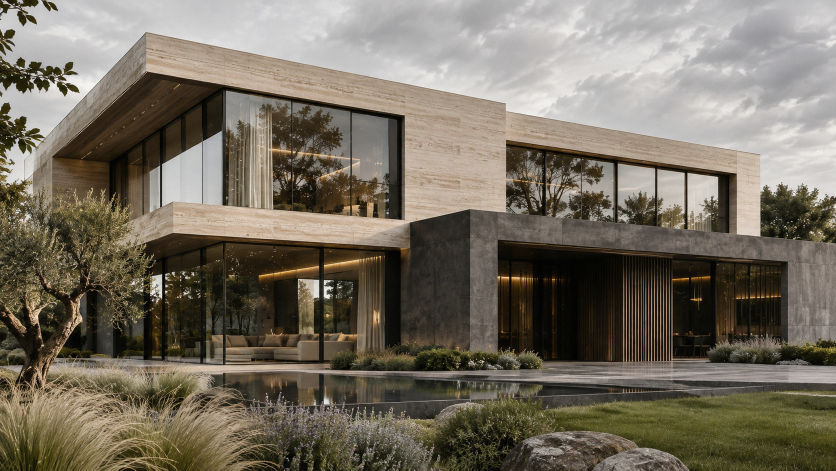
#> input picture assets/residence-render.jpg, 1672 x 941 px (shown at 1/2 size)
$ python make-sketchup-demo.py
#> lines starting #> are read from the running program, lines starting #| are printed output that depends on the picture; after the words box and inside, x2 and y2 are one past the last pixel; in counts of white or black regions, pixels touching at a corner belong together
#!/usr/bin/env python3
"""Pixel-aligned SketchUp-style source from the exact demo After image.
Geometry, roof position, pool and all pixel coordinates stay fixed.
This is a photographic stylization, not an SKP export.
"""
from pathlib import Path
from PIL import Image
import cv2
import numpy as np

ROOT=Path(__file__).resolve().parents[1]
src=cv2.imread(str(ROOT/'assets/residence-render.jpg'))
#> src is the input picture: shape (941, 1672, 3); mean B, G, R 97, 110.7, 118.2
if src is None:
    raise SystemExit('Missing approved After image')
h,w=src.shape[:2]
#> h = 941; w = 1672
small=cv2.resize(src,(w//2,h//2),interpolation=cv2.INTER_AREA)
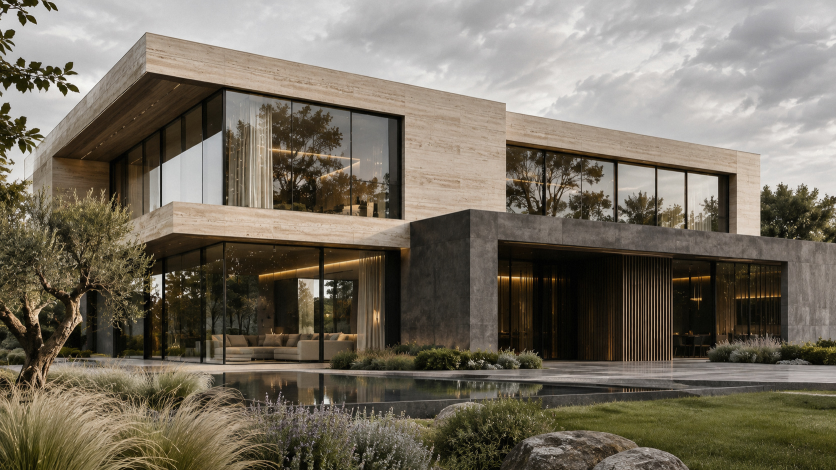
#> small: shape (470, 836, 3); mean B, G, R 97, 110.7, 118.2
smooth=cv2.bilateralFilter(small,9,45,42)
smooth=cv2.bilateralFilter(smooth,9,35,40)
flat=cv2.resize(smooth,(w,h),interpolation=cv2.INTER_CUBIC)
lab=cv2.cvtColor(flat,cv2.COLOR_BGR2LAB).astype(np.float32)
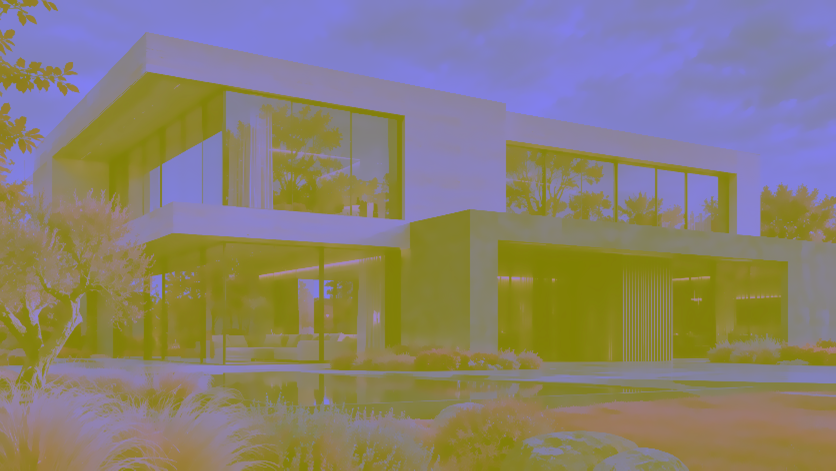
#> lab: shape (941, 1672, 3) float32 (shown at 1/2 size); mean B, G, R 116.4, 128.5, 136.6
lab[:,:,0]=np.clip(lab[:,:,0]*.64+83,45,248)
lab[:,:,1]=128+(lab[:,:,1]-128)*.22
lab[:,:,2]=128+(lab[:,:,2]-128)*.23
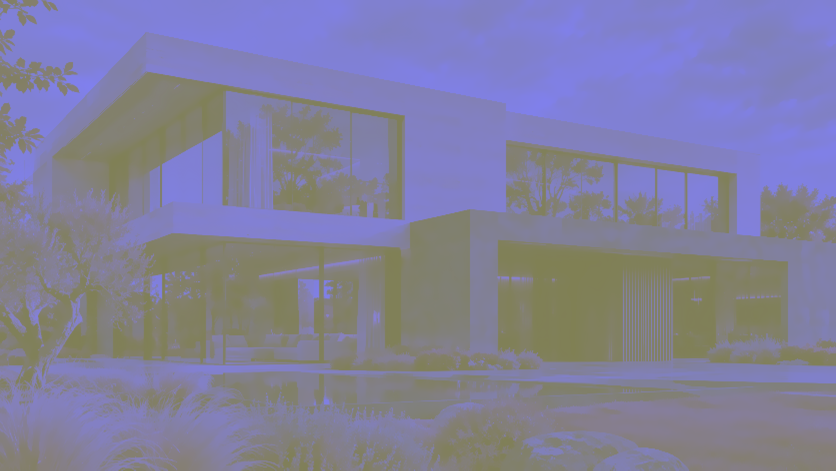
#> lab: shape (941, 1672, 3) float32 (shown at 1/2 size); mean B, G, R 157.6, 128, 128.6
out=cv2.cvtColor(lab.astype('uint8'),cv2.COLOR_LAB2BGR)
# Sky remains crisp, light bluish, with no reprojection.
for y in range(min(h,470)):
    bb,gg,rr=cv2.split(flat[y:y+1])
    mask=(bb.astype(np.int16)-rr.astype(np.int16)>18)&(bb.astype(np.int16)-gg.astype(np.int16)>-10)&(gg>70)
    if mask.any():
        t=y/470
        out[y,mask[0]]=np.array([245-9*t,234-8*t,220-6*t])
gray=cv2.cvtColor(src,cv2.COLOR_BGR2GRAY)
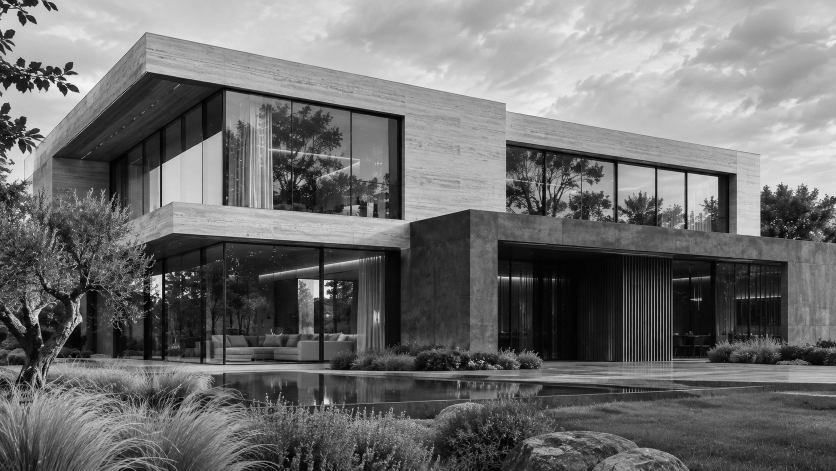
#> gray: shape (941, 1672) (shown at 1/2 size); min 0, max 254, mean 111.4
edge=cv2.Canny(cv2.GaussianBlur(gray,(3,3),.45),75,175,L2gradient=True)
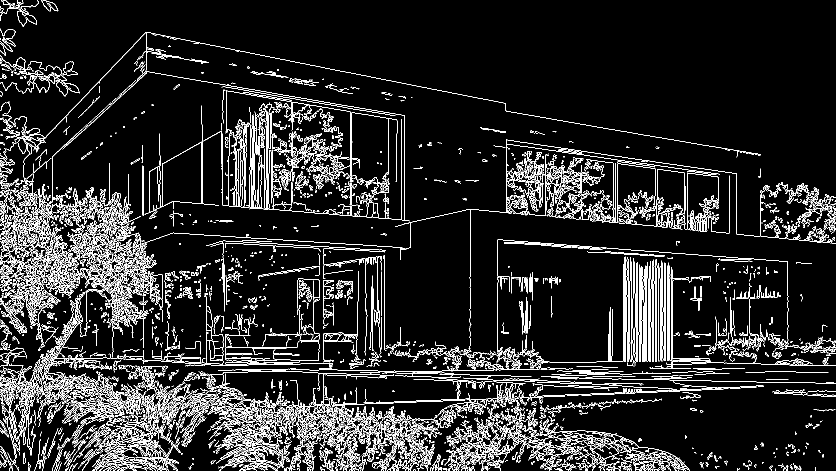
#> edge: shape (941, 1672) (shown at 1/2 size); 9.9% white in thin lines or dots
out[edge>0]=np.clip(out[edge>0].astype(np.float32)*.16+np.array([42,45,48])*.84,0,255).astype('uint8')
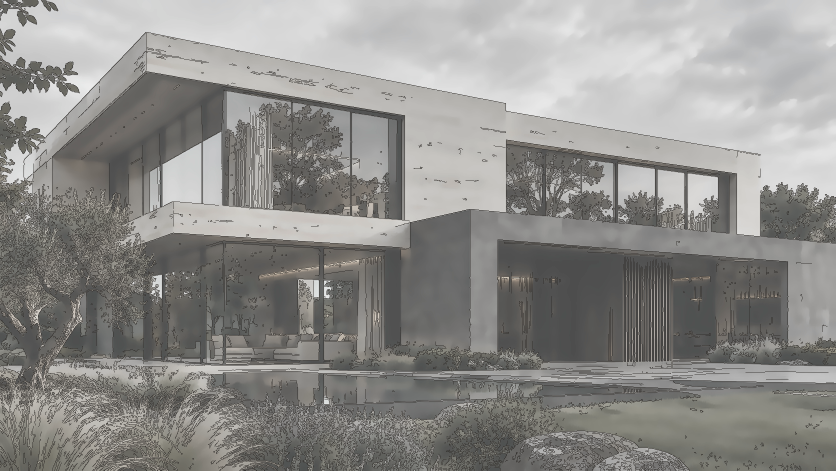
#> out: shape (941, 1672, 3) (shown at 1/2 size); mean B, G, R 139.4, 142.1, 143.1
lines=cv2.HoughLinesP(edge,1,np.pi/1800,threshold=115,minLineLength=180,maxLineGap=12)
#> lines = 176 rows, first 6: [772, 806, 1402, 780], [730, 805, 939, 797], [1266, 758, 1552, 764], [262, 827, 545, 815], [995, 479, 1575, 524], [198, 806, 418, 827]
if lines is not None:
    for (x1,y1,x2,y2) in lines.reshape(-1,4):
        if np.hypot(x1-x2,y1-y2)<195 or (y1+y2)*.5>865*h/1143: continue
        theta=np.degrees(np.arctan2(y2-y1,x2-x1))
        if abs(theta)<30 or abs(theta)>61:
            cv2.line(out,(x1,y1),(x2,y2),(37,39,43),1,cv2.LINE_AA)
#> this loop made 176 passes
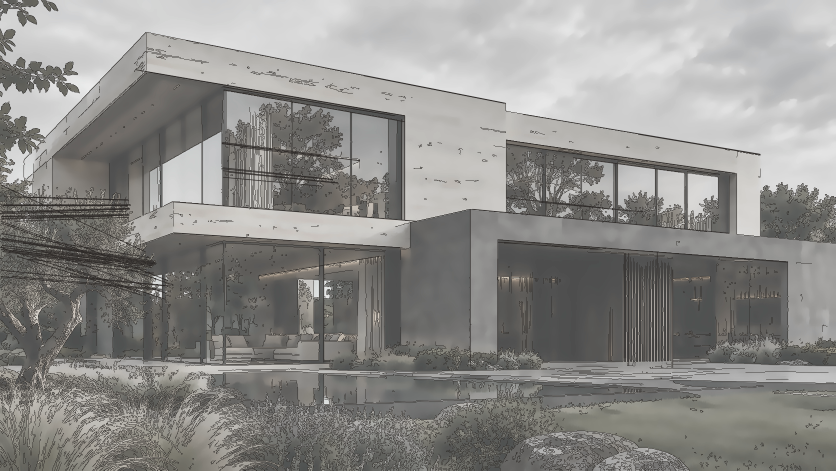
#> out: shape (941, 1672, 3) (shown at 1/2 size); 3.33% of pixels changed, all inside (x1, y1, x2, y2) = (0, 79, 1576, 736)
target=ROOT/'assets/residence-model-v32.webp'
Image.fromarray(cv2.cvtColor(out,cv2.COLOR_BGR2RGB)).save(target,'WEBP',quality=94,method=6)
print('New pixel-aligned source:',target,w,h,target.stat().st_size)
#| New pixel-aligned source: assets/residence-model-v32.webp 1672 941 328586

$ run again, with assets/residence-model-sketch.jpg copied over assets/residence-render.jpg
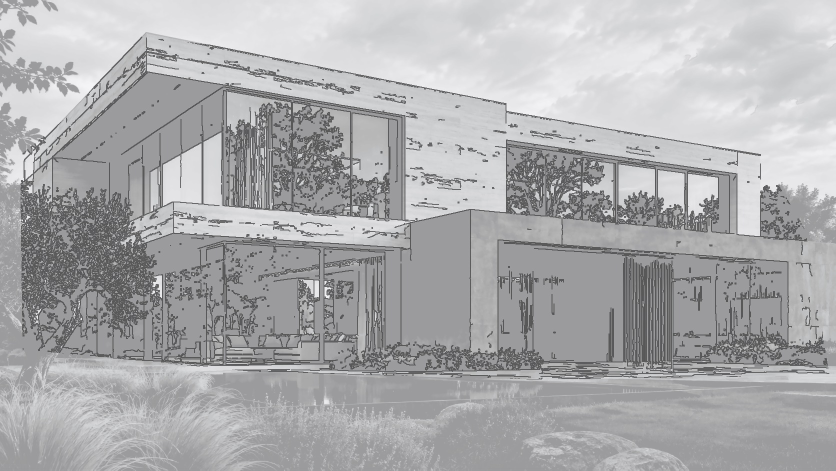
#> input picture assets/residence-model-sketch.jpg, 1672 x 941 px (shown at 1/2 size)
#> src is the input picture: shape (941, 1672, 3); mean B, G, R 173.8, 172.1, 171.9
#> `edge=cv2.Canny(cv2.GaussianBlur(gray,(3,3),.45),75,175,L2gradient=True)`:
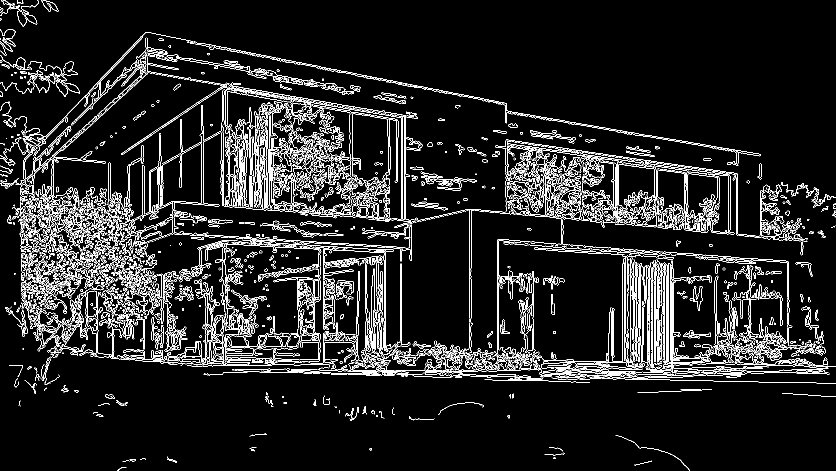
#> edge: shape (941, 1672) (shown at 1/2 size); 8.4% white in thin lines or dots
#> lines = 106 rows, first 6: [307, 67, 1012, 207], [853, 725, 1095, 732], [1201, 757, 1516, 763], [1137, 490, 1575, 522], [582, 719, 780, 720], [1010, 221, 1521, 309]
#> the loop `for (x1,y1,x2,y2) in lines.reshape(-1,4):` made 106 passes
#> (x1, y1, x2, y2, theta) on passes 1, 4, 6, 7, 9, 10, 12, 13: (307, 67, 1012, 207, 11.23), (1137, 490, 1575, 522, 4.18), (1010, 221, 1521, 309, 9.77), (1142, 305, 1474, 352, 8.06), (1012, 279, 1474, 347, 8.37), (339, 467, 602, 484, 3.7), (837, 704, 1068, 716, 2.97), (704, 705, 1042, 718, 2.2)
#> after the loop `for (x1,y1,x2,y2) in lines.reshape(-1,4):`:
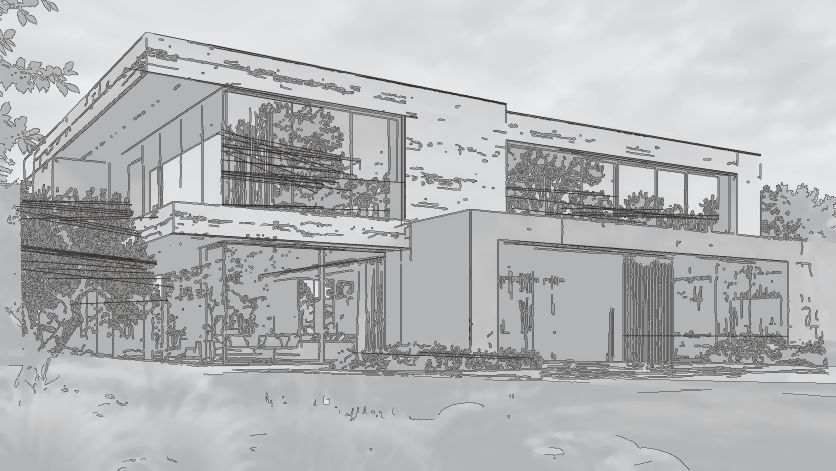
#> out: shape (941, 1672, 3) (shown at 1/2 size); mean B, G, R 182.1, 180.9, 180.4
#| New pixel-aligned source: assets/residence-model-v32.webp 1672 941 295496

$ run again, with assets/residence-model-wood-v26.jpg copied over assets/residence-render.jpg
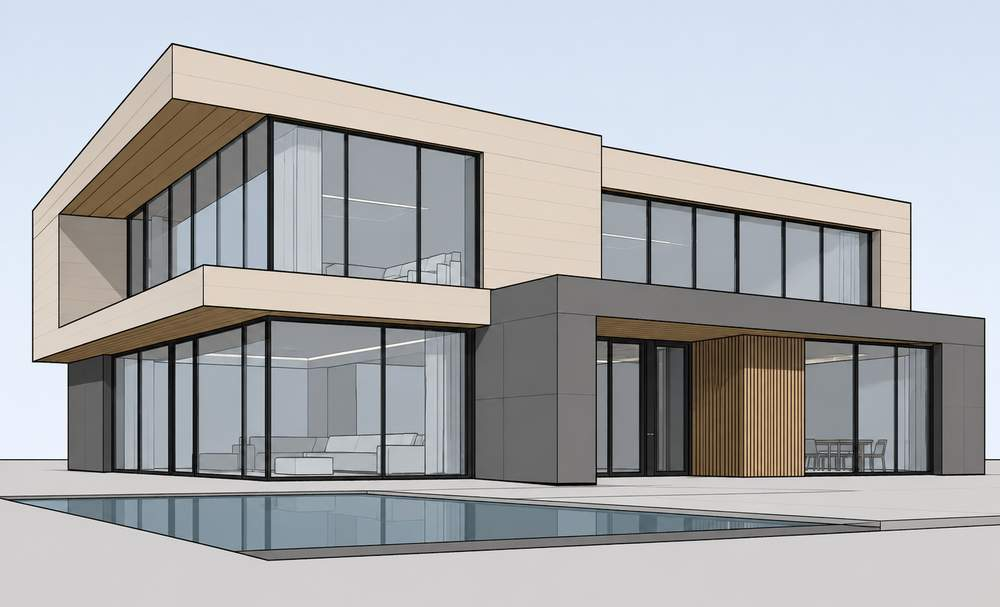
#> input picture assets/residence-model-wood-v26.jpg, 1000 x 607 px
#> src is the input picture: shape (607, 1000, 3); mean B, G, R 175.2, 172.5, 171.7
#> `edge=cv2.Canny(cv2.GaussianBlur(gray,(3,3),.45),75,175,L2gradient=True)`:
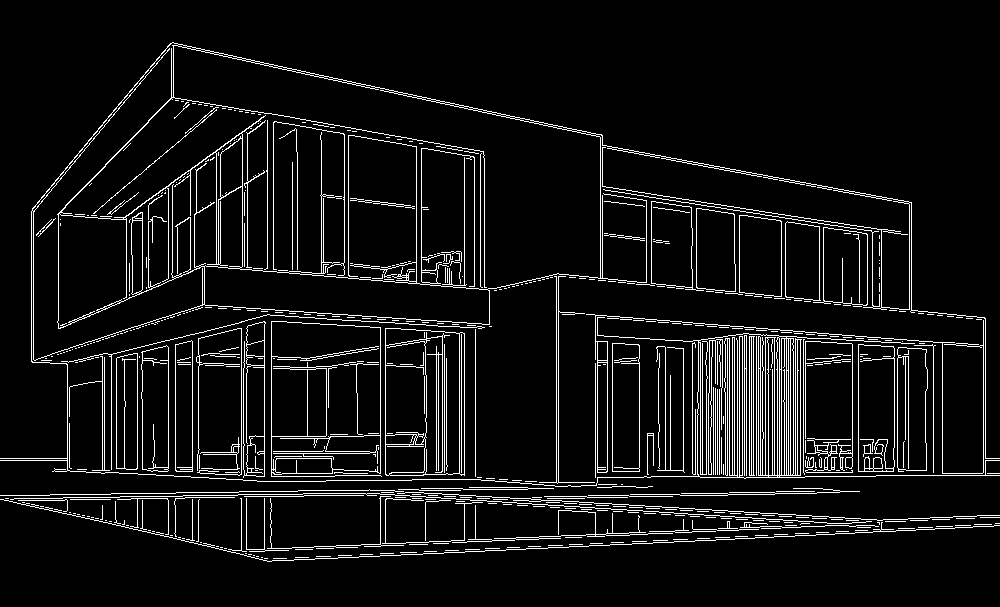
#> edge: shape (607, 1000); 7% white in thin lines or dots, all inside (x1, y1, x2, y2) = (0, 42, 1000, 562)
#> lines = 55 rows, first 6: [367, 493, 846, 523], [0, 495, 297, 491], [625, 544, 993, 526], [371, 546, 837, 525], [281, 548, 768, 526], [558, 500, 905, 521]
#> the loop `for (x1,y1,x2,y2) in lines.reshape(-1,4):` made 55 passes
#> (x1, y1, x2, y2, theta) on passes 8, 9, 10, 11, 13, 14, 17, 18: (169, 45, 602, 137, 12), (174, 43, 602, 135, 12.13), (559, 274, 984, 317, 5.78), (241, 554, 241, 321, -90), (595, 335, 805, 348, 3.54), (556, 311, 955, 344, 4.73), (549, 275, 985, 319, 5.76), (475, 323, 475, 551, 90)
#> after the loop `for (x1,y1,x2,y2) in lines.reshape(-1,4):`:
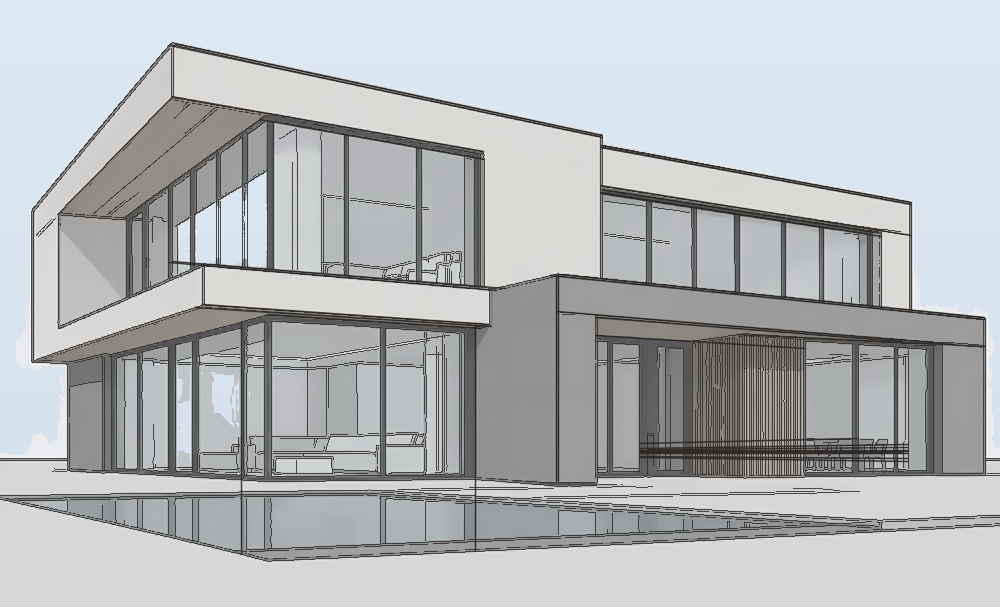
#> out: shape (607, 1000, 3); mean B, G, R 187.5, 185, 181.4
#| New pixel-aligned source: assets/residence-model-v32.webp 1000 607 63126

$ run again, with assets/residence-model-pixel-aligned-v28.webp saved as assets/residence-render.jpg
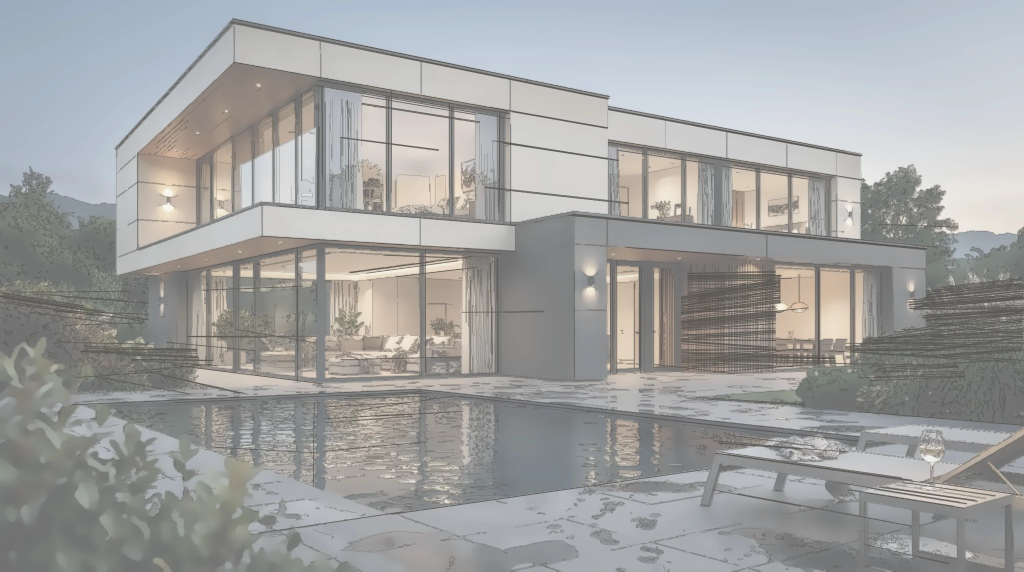
#> input picture assets/residence-model-pixel-aligned-v28.webp, 2048 x 1143 px (shown at 1/2 size)
#> src is the input picture: shape (1143, 2048, 3); mean B, G, R 161, 161.4, 160.7
#> edge: shape (1143, 2048); 5.7% white in thin lines or dots
#> lines = 107 rows, first 6: [830, 777, 1719, 872], [1135, 431, 1847, 499], [784, 1029, 1421, 938], [1146, 427, 1855, 496], [468, 123, 1215, 254], [143, 808, 362, 798]
#> the loop `for (x1,y1,x2,y2) in lines.reshape(-1,4):` made 107 passes
#> (x1, y1, x2, y2, theta) on passes 1, 2, 4, 5, 6, 7, 8, 9: (830, 777, 1719, 872, 6.1), (1135, 431, 1847, 499, 5.46), (1146, 427, 1855, 496, 5.56), (468, 123, 1215, 254, 9.95), (143, 808, 362, 798, -2.61), (531, 411, 1032, 452, 4.68), (1216, 278, 1730, 359, 8.96), (456, 45, 1214, 199, 11.48)
#> after the loop `for (x1,y1,x2,y2) in lines.reshape(-1,4):`:
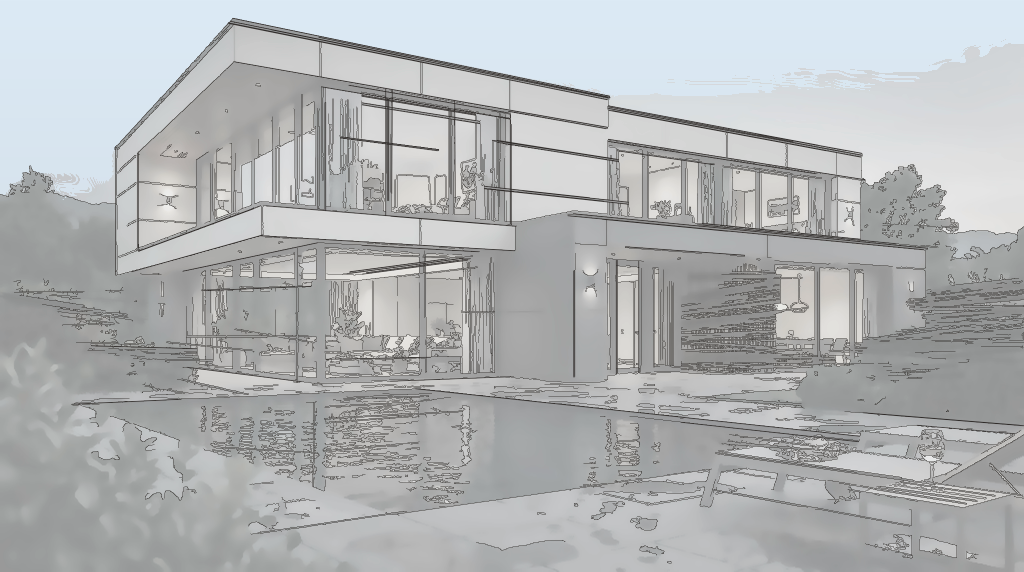
#> out: shape (1143, 2048, 3) (shown at 1/2 size); mean B, G, R 182.2, 180.9, 178.3
#| New pixel-aligned source: assets/residence-model-v32.webp 2048 1143 294398
